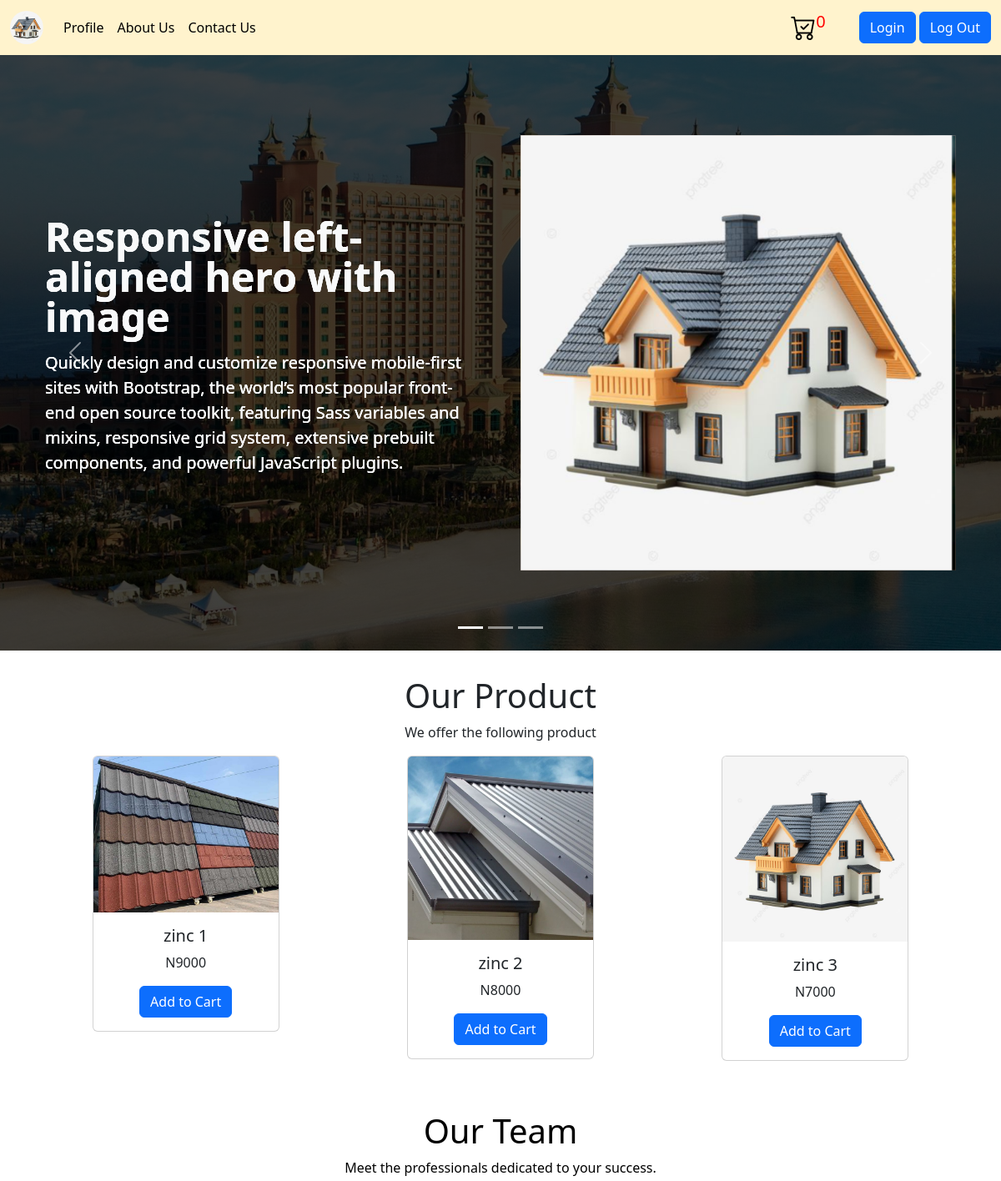
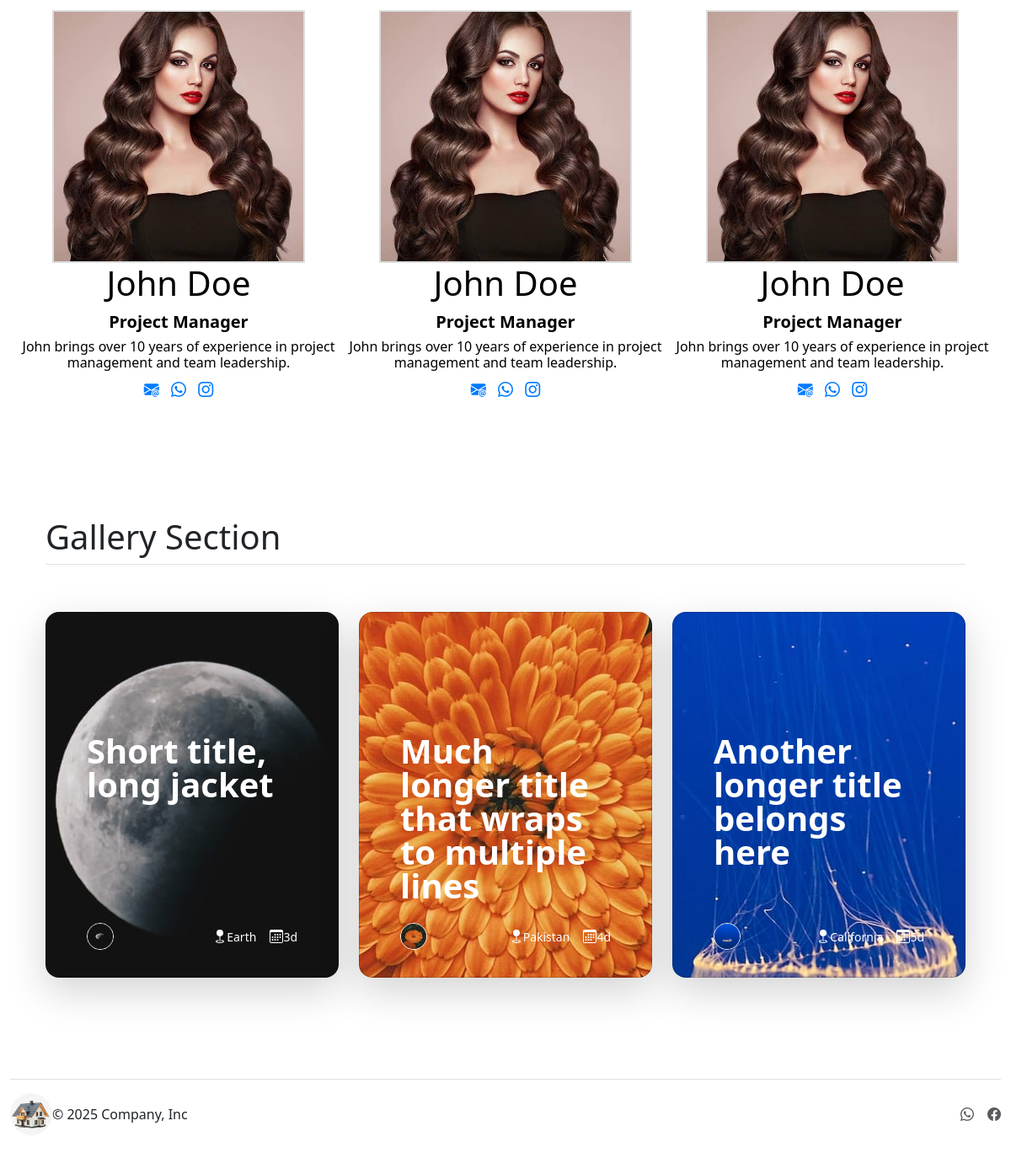
The page / on the database its author committed (2 pictures, top to bottom).
### tables this page shows
CREATE TABLE [roof] (product_id varchar PRIMARY KEY,product_name varchar,product_price varchar,product_details varchar,category varchar);

### app.py (the view)
@app.route('/')
def home():
    cart_count = 0
    cart_count = get_cart_count()
    products_for_sale = show_products_on_the_index()
    return render_template('index.html', products = products_for_sale, cart_count = cart_count)

### app.py (called while the page is built)
def show_products_on_the_index():
    try:
        with sqlite3.connect(db_location) as myconnect:
            cursor = myconnect.cursor()
            products = cursor.execute("select * from roof").fetchall()
            if products:
                return products
            else:
                flash("Store is Empty", "warning")
                return products
    except sqlite3.Error as error1:
        flash(str(error1), "danger")
    except Exception as error:
        flash(str(error), "danger")

def get_cart_count():
    cart_count = 0
    if 'user' in session:
        useremail = session.get('user')
        try:
            with sqlite3.connect(db_location) as myconnect:
                cursor = myconnect.cursor()
                cart_count = cursor.execute("select sum(qty) from mycart where email=?", (useremail,)).fetchone()
                if cart_count:
                    return cart_count[0]
                else:
                    flash("Your Cart is empty, Please Shop Now!", "warning")
                    cart_count = 0
                    return cart_count
        except sqlite3.Error as error:
            flash(str(error), "danger")
            myconnect.rollback()
        except Exception as error:
            flash(str(error), "danger")
    else:
        return cart_count

### templates/index.html (shortened to what this page needs)
<!DOCTYPE html>
<html lang="en">
<head>
    <link href="https://cdn.jsdelivr.net/npm/bootstrap@5.3.6/dist/css/bootstrap.min.css" rel="stylesheet">
    <link rel="stylesheet" href="https://cdn.jsdelivr.net/npm/bootstrap-icons@1.13.1/font/bootstrap-icons.min.css">
</head>
<body>
<nav class="navbar navbar-expand-md bg-warning-subtle">
  <div class="container-fluid">
    <a class="navbar-brand"><img src="static/proj_src/logo.png" width="40px" height="40px" style="border-radius: 100%" alt="logo image"></a>
    <div class="collapse navbar-collapse" id="navbarTogglerDemo03">
      <ul class="navbar-nav me-auto mb-2 mb-lg-0">
        <li class="nav-item">
          <a class="nav-link active" aria-current="page" href="/profile">Profile</a>
        </li>
        <li class="nav-item">
          <a class="nav-link active" aria-current="page" href="/about">About Us</a>
        </li>
          <li class="nav-item">
          <a class="nav-link active" aria-current="page" href="/contact">Contact Us</a>
        </li>
      </ul>
      <div class="cart" style="margin-right: 40px;">
        <a href="/cart" style="text-decoration: none;">
          <i class="bi bi-cart-check" style="font-size: 30px; float: left; color: black;"></i>
          <span style="color: red; font-size: 20px;">{{cart_count}}</span>
       </div>
      <form class>
        <a class="btn btn-primary" href="/login">Login</a>
        <a class="btn btn-primary" href="/logout">Log Out</a>
      </form>
    </div>
  </div>
</nav>
<div id="carouselExampleCaptions" class="carousel slide">
  <div class="carousel-indicators">
    <button type="button" data-bs-target="#carouselExampleCaptions" data-bs-slide-to="0" class="active" aria-current="true" aria-label="Slide 1"></button>
    <button type="button" data-bs-target="#carouselExampleCaptions" data-bs-slide-to="1" aria-label="Slide 2"></button>
    <button type="button" data-bs-target="#carouselExampleCaptions" data-bs-slide-to="2" aria-label="Slide 3"></button>
  </div>
  <div class="container-fluid" style="background-image: linear-gradient(rgba(0,0,0,0.75), rgba(0,0,0,0.75)), url('static/proj_src/2.jpg'); background-size: fill; background-position: center;">
    <div class="carousel-inner">
      <div class="carousel-item active">
        <div class="container col-xxl-8 px-4 py-5" >
    <div class="row flex-lg-row-reverse align-items-center g-5 py-5">
      <div class="col-10 col-sm-8 col-lg-6">
      </div>
      <div class="col-lg-6 text-light">
        <h1 class="display-5 fw-bold text-body-emphasis-light lh-1 mb-3">Responsive left-aligned hero with image</h1>
        <p class="lead">Quickly design and customize responsive mobile-first sites with Bootstrap, the world’s most popular front-end open source toolkit, featuring Sass variables and mixins, responsive grid system, extensive prebuilt components, and powerful JavaScript plugins.</p>
      </div>
      </div>
    </div>
    </div>
           <div class="carousel-item active">
        <div class="container col-xxl-8 px-4 py-5" >
    <div class="row flex-lg-row-reverse align-items-center g-5 py-5">
      <div class="col-10 col-sm-8 col-lg-6">
      </div>
      <div class="col-lg-6 text-light">
        <h1 class="display-5 fw-bold text-body-emphasis-light lh-1 mb-3">Responsive left-aligned hero with image</h1>
        <p class="lead">Quickly design and customize responsive mobile-first sites with Bootstrap, the world’s most popular front-end open source toolkit, featuring Sass variables and mixins, responsive grid system, extensive prebuilt components, and powerful JavaScript plugins.</p>
      </div>
      </div>
    </div>
    </div>
           <div class="carousel-item active">
        <div class="container col-xxl-8 px-4 py-5" >
    <div class="row flex-lg-row-reverse align-items-center g-5 py-5">
      <div class="col-10 col-sm-8 col-lg-6">
        <img src="static/proj_src/logo.png" class="d-block mx-lg-auto img-fluid" alt="Bootstrap Themes" width="700" height="500" loading="lazy">
      </div>
      <div class="col-lg-6 text-light">
        <h1 class="display-5 fw-bold text-body-emphasis-light lh-1 mb-3">Responsive left-aligned hero with image</h1>
        <p class="lead">Quickly design and customize responsive mobile-first sites with Bootstrap, the world’s most popular front-end open source toolkit, featuring Sass variables and mixins, responsive grid system, extensive prebuilt components, and powerful JavaScript plugins.</p>
      </div>
      </div>
    </div>
    </div>
  </div>
</div>
<button class="carousel-control-prev" type="button" data-bs-target="#carouselExampleCaptions" data-bs-slide="prev">
    <span class="carousel-control-prev-icon" aria-hidden="true"></span>
  </button>
  <button class="carousel-control-next" type="button" data-bs-target="#carouselExampleCaptions" data-bs-slide="next">
    <span class="carousel-control-next-icon" aria-hidden="true"></span>
  </button>
</div>
<div class="container" style="margin-top: 30px;">
    <center>
        <h1>Our Product</h1>
        <p>We offer the following product</p>
    </center>
    <center>
        <div class="row gx-3 gy-3">
        {% if products %}
        {% for product in products %}
        <div class="col">
            <div class="card" style="width: 14rem;">
                <img src="static/product_imgs/{{product[0]}}.png" class="card-img-top" alt="product image" style="width: 00px' height:100px;">
                <div class="card-body" style="text-align: center;">
                    <h5 class="card-title">{{product[1]}}</h5>
                    <p class="card-text" style="text-align: center;">N{{product[2]}}</p>
                    <center><a href="/Add_to_cart/{{product[0]}}" class="btn btn-primary">Add to Cart</a></center>
                </div>
            </div>
    </div>
        {% endfor %}
        {% endif %}
   </center>
</div>
<div class="container-fluid">
  <div class="container team-section text-black">
    <h1>Our Team</h1>
    <p>Meet the professionals dedicated to your success.</p>
    <div class="row justify-content-center no-gutters">
      <div class="col-md-4 team-member px-2">
        <img src="static/proj_src/image3.jpg" alt="John Doe" style="width: 300px; height: 300px;">
        <strong><h1>John Doe</h1></strong>
        <h5><strong>Project Manager</strong></h5>
        <h6>John brings over 10 years of experience in project management and team leadership.</h6>
       <div class="social-icons">
          <a href="mailto:gold@gmail.com"><i class="bi bi-envelope-at-fill"></i></a>
          <a href="https://linkedin.com/in/johndoe"><i class="bi bi-whatsapp"></i></a>
          <a href="https://twitter.com/johndoe"><i class="bi bi-instagram"></i></a>
        </div>
      </div>
      <div class="col-md-4 team-member px-2">
        <img src="static/proj_src/image3.jpg" alt="John Doe" style="width: 300px; height: 300px;">
        <strong><h1>John Doe</h1></strong>
        <h5><strong>Project Manager</strong></h5>
        <h6>John brings over 10 years of experience in project management and team leadership.</h6>
        <div class="social-icons">
          <a href="mailto:shazam@gmail.com"><i class="bi bi-envelope-at-fill"></i></a>
          <a href="https://linkedin.com/in/johndoe"><i class="bi bi-whatsapp"></i></a>
          <a href="https://twitter.com/johndoe"><i class="bi bi-instagram"></i></a>
        </div>
      </div>
    <div class="col-md-4 team-member px-2">
        <img src="static/proj_src/image3.jpg" alt="John Doe" style="width: 300px; height: 300px;">
        <strong><h1>John Doe</h1></strong>
        <h5><strong>Project Manager</strong></h5>
        <h6>John brings over 10 years of experience in project management and team leadership.</h6>
         <div class="social-icons">
          <a href="mailto:sha@gmail.com"><i class="bi bi-envelope-at-fill"></i></a>
          <a href="https://linkedin.com/in/johndoe"><i class="bi bi-whatsapp"></i></a>
          <a href="https://twitter.com/johndoe"><i class="bi bi-instagram"></i></a>
        </div>
      </div>
    </div>
  </div>
</div>
  <div class="container px-4 py-5" id="custom-cards">
    <h1 class="pb-2 border-bottom">Gallery Section</h1>
    <div class="row row-cols-1 row-cols-lg-3 align-items-stretch g-4 py-5">
      <div class="col">
        <div class="card card-cover h-100 overflow-hidden text-bg-dark rounded-4 shadow-lg" style="background-image: url('static/proj_src/unsplash-photo-1.jpg'); background-position: center;">
          <div class="d-flex flex-column h-100 p-5 pb-3 text-white text-shadow-1">
            <h3 class="pt-5 mt-5 mb-4 display-6 lh-1 fw-bold">Short title, long jacket</h3>
            <ul class="d-flex list-unstyled mt-auto">
              <li class="me-auto">
                <img src="static/proj_src/unsplash-photo-1.jpg" alt="Bootstrap" width="32" height="32" class="rounded-circle border border-white">
              </li>
              <li class="d-flex align-items-center me-3">
                <small>Earth</small>
              </li>
              <li class="d-flex align-items-center">
                <small>3d</small>
              </li>
            </ul>
          </div>
        </div>
      </div>
      <div class="col">
        <div class="card card-cover h-100 overflow-hidden text-bg-dark rounded-4 shadow-lg" style="background-image: url('static/proj_src/unsplash-photo-2.jpg'); background-position: center;">
          <div class="d-flex flex-column h-100 p-5 pb-3 text-white text-shadow-1">
            <h3 class="pt-5 mt-5 mb-4 display-6 lh-1 fw-bold">Much longer title that wraps to multiple lines</h3>
            <ul class="d-flex list-unstyled mt-auto">
              <li class="me-auto">
                <img src="static/proj_src/unsplash-photo-2.jpg" alt="Bootstrap" width="32" height="32" class="rounded-circle border border-white">
              </li>
              <li class="d-flex align-items-center me-3">
                <small>Pakistan</small>
              </li>
              <li class="d-flex align-items-center">
                <small>4d</small>
              </li>
            </ul>
          </div>
        </div>
      </div>
      <div class="col">
        <div class="card card-cover h-100 overflow-hidden text-bg-dark rounded-4 shadow-lg" style="background-image: url('static/proj_src/unsplash-photo-3.jpg'); background-position: center;">
          <div class="d-flex flex-column h-100 p-5 pb-3 text-shadow-1">
            <h3 class="pt-5 mt-5 mb-4 display-6 lh-1 fw-bold">Another longer title belongs here</h3>
            <ul class="d-flex list-unstyled mt-auto">
              <li class="me-auto">
                <img src="static/proj_src/unsplash-photo-3.jpg" alt="Bootstrap" width="32" height="32" class="rounded-circle border border-white">
              </li>
              <li class="d-flex align-items-center me-3">
                <small>California</small>
              </li>
              <li class="d-flex align-items-center">
                <small>5d</small>
              </li>
            </ul>
          </div>
        </div>
      </div>
    </div>
  </div>
  <div class="container-fluid">
  <footer class="d-flex flex-wrap justify-content-between align-items-center py-3 my-4 border-top">
    <div class="col-md-4 d-flex align-items-center">
        <img src="static/proj_src/logo.png" class="bi" width="50" height="50" style="border-radius: 100%" alt="logo image">
      <span class="mb-3 mb-md-0 text-body-black">&copy; 2025 Company, Inc</span>
    </div>
    <ul class="nav col-md-4 justify-content-end list-unstyled d-flex">
      <li class="ms-3"><a class="text-body-secondary" href="#"><i class="bi bi-whatsapp"></i></a></li>
      <li class="ms-3"><a class="text-body-secondary" href="#"><i class="bi bi-facebook"></i></svg></a></li>
    </ul>
  </footer>
</div>
</body>
 </html>

### templates/index.html (style rules this page uses)
.team-section { padding: 60px 0; text-align: center; }
.team-member { margin-bottom: 30px; }
.team-member img { width: 130px; height: 130px; border-radius: 0%; object-fit: cover; border: 2px solid #ddd; }
.team-member h5 { margin-top: 10px; font-weight: bold; }
.social-icons a { margin: 0 5px; color: #007bff; font-size: 18px; }

### rows shown on the page
roof: product_id (picture), product_name "zinc 1", product_price "9000"
roof: product_id (picture), product_name "zinc 2", product_price "8000"
roof: product_id (picture), product_name "zinc 3", product_price "7000"

### other values the page prints
{{ cart_count }} "0"
